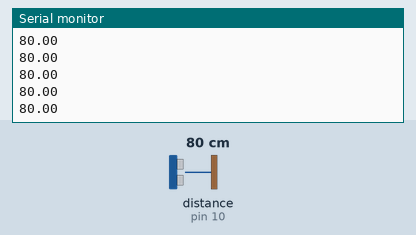
A sketch run on a simulated Arduino Uno, built with avr-gcc and run on an emulated ATmega328P. Shown: the last lines printed to the serial monitor. The test bench sets the inputs (shaded band); at power-on: distance to the obstacle (sensor on pin 10) 80 cm. The echo pulse lasts 58.3 µs per cm.

Above: at 1.2 s.
1.3 s: distance to the obstacle (sensor on pin 10) set to 2 cm
At 1.72 s:
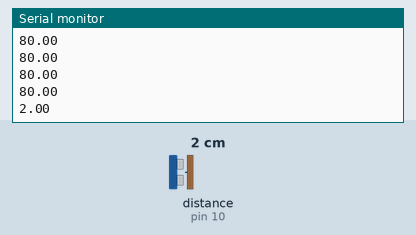
2.8 s: distance to the obstacle (sensor on pin 10) set to 4 cm
At 2.97 s:
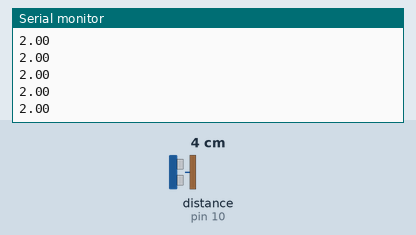
Timing chart, 0 to 5.8 s (numbered marks = the images above; inputs shaded):
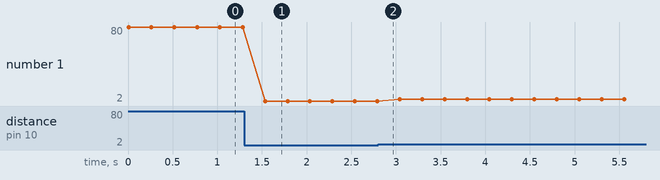

Measured:
- after the input at 1.3 s, the serial monitor: prints a new line after 0.24 s (image 1)
- plotted number 1: 80 → 2 after the input at 1.3 s, 2 → 4 after the input at 2.8 s

The sketch:

sensor.ino
```cpp
#include <HCSR04.h>

const byte triggerPin = 9;
const byte echoPin = 10;

int blueLEDPin = 11;
int whiteLEDPin = 12;
int redLEDPin = 13;

UltraSonicDistanceSensor distanceSensor (triggerPin, echoPin);

void setup() {
  Serial.begin(9600); //initialize serial connection
}

void loop() {
  float distance = distanceSensor.measureDistanceCm();
  Serial.println(distance);
  delay(250);

  if (distance < 20){
    digitalWrite(blueLEDPin, HIGH);
    digitalWrite(whiteLEDPin, HIGH);
    digitalWrite(redLEDPin, HIGH);
  } else {
    digitalWrite(blueLEDPin, LOW);
    digitalWrite(whiteLEDPin, LOW);
    digitalWrite(redLEDPin, LOW);
  }
}
```
